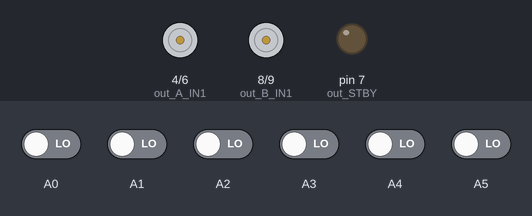
Bench run of a sketch on a simulated Arduino Uno, built with avr-gcc and run on an emulated ATmega328P. Parts: motor-driver pin pairs drawn as motors (green arrow = first pin HIGH = forward, orange = second pin HIGH = backward, longer = more drive, scaled by the enable pin, stopped while the standby pin is LOW), output pins drawn as LEDs (lit = HIGH). Inputs (shaded band) come from the test bench; at power-on: A0–5 LOW.

Above: at 0.1 s.
At 11.2 s:
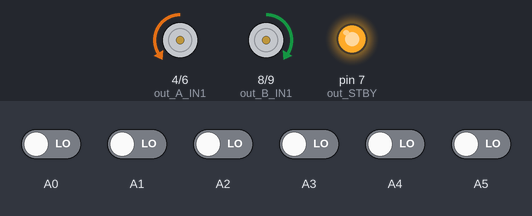
11.3 s: A2 driven HIGH and A3 driven HIGH
At 12.3 s:
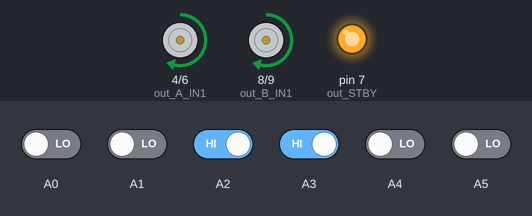
Timing chart, 0 to 14.3 s (numbered marks = the images above; inputs shaded):
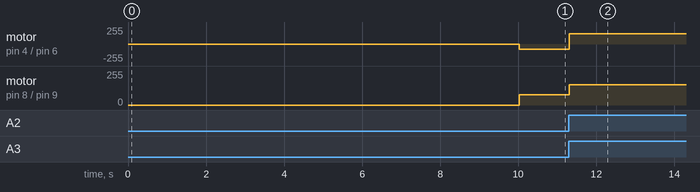

The sketch:

Biondani_Longato.ino
```cpp
#include <QTRSensors.h>

/*
* Autore:Matteo Piccoli,Nicola Quattrone,Biondani Luca.
 *I.T.I.S. "Galileo Ferraris" 3B
 * Firmware contest roboval 2014
 * Soluzione di un labirinto composto da una linea nera su fondo bianco.
 */

//--------------------------------------------------------------
//          parametri di configurazione hardcoded
//--------------------------------------------------------------
// i parametri seguenti descrivono l'interfacciamento del microcontrollore
// con sensori e motori. Se modificati potrebbero compromettere il
// funzionamento del robot.

// definizione dei pin di collegamento tra arduino e la scheda motori
#define out_STBY    7
#define out_B_PWM   10 //B motore destro
#define out_A_PWM   5  //A motore sinistro
#define out_A_IN2   6
#define out_A_IN1   4
#define out_B_IN1   8
#define out_B_IN2   9
#define left_motor  0
#define right_motor 1

// definizione dei pin a cui sono collegati i sensori di linea
#define leftFar          0
#define leftCenter       1
#define leftNear         2
#define rightNear        3
#define rightCenter      4
#define rightFar         5
#define NUM_SENSORS      6
#define TIMEOUT       2500
#define EMITTER_PIN   QTR_NO_EMITTER_PIN

//--------------------------------------------------------------
//          parametri di configurazione modificabili
//--------------------------------------------------------------
// i parametri seguenti possono essere modificati a piacimento
// per migliorare il comportamento del robot
//

#define full_speedDx          50 // velocita' massima (0-100)
#define correction_speedDx    40 // velocita' di correzione traiettoria rettilinea (0-100)
#define full_speed            50 // velocita' massima (0-100)
#define correction_speed      40 // velocita' di correzione traiettoria rettilinea (0-100)
#define turn_speed            13 // velocita' di curvatura (0-100)
#define debugPeriod          200 // ogni quanti millisecondi inviare i messaggi di debug
#define soglia               200 // soglia di riconoscimento bianco/nero (0-1000)
#define attesaPerManovra      20 // tempo di attesa tra il riconoscimento della curva e il comando ai motori


#define v2 -16
#define v3 -8
#define v4 0
#define v5 8
#define v6 16

// dichiarazione variabili globali
int leftCenterReading;
int leftNearReading;
int leftFarReading;
int rightCenterReading;
int rightNearReading;
int rightFarReading;
int lastDebugTime = 0;
int dv;

QTRSensorsRC qtrrc((unsigned char[]) {
  A0, A1, A2, A3, A4, A5}
,NUM_SENSORS, TIMEOUT, EMITTER_PIN);
unsigned int sensorValues[NUM_SENSORS];

void setup(){
  pinMode(out_STBY,OUTPUT);
  pinMode(out_A_PWM,OUTPUT);
  pinMode(out_A_IN1,OUTPUT);
  pinMode(out_A_IN2,OUTPUT);
  pinMode(out_B_PWM,OUTPUT);
  pinMode(out_B_IN1,OUTPUT);
  pinMode(out_B_IN2,OUTPUT);

  for (int i = 0; i < 400; i++){
    qtrrc.calibrate();            // a cosa serve?????????????????
  }
  motor_standby(false);
}
void loop(){
  readSensors();

  if(!leftFarReading && !rightFarReading && (leftNearReading || rightNearReading ) ){  // 0x1xx0 || 0xx1x0 //

          set_motor(left_motor, full_speed + dv);
          set_motor(right_motor, full_speed );
          }


  else
          if(leftFarReading && leftCenterReading && leftNearReading && rightFarReading && rightCenterReading && rightNearReading )// 1xxxx1
       turnRight();

        else if(  rightFarReading && rightCenterReading)

                turnRight();

        else if (!leftFarReading && !leftCenterReading && !leftNearReading
                 && !rightFarReading && !rightCenterReading && !rightNearReading)
                    turnAround();
        else if  (leftFarReading && leftCenterReading)
                  turnLeft;


}


void turnLeft(){
  delay(attesaPerManovra);
  while(!leftNearReading || !rightNearReading){
    set_motor(left_motor,-turn_speed);
    set_motor(right_motor,turn_speed);
    readSensors();
  }
}
void turnRight(){
  delay(attesaPerManovra);
  while(!leftNearReading || !rightNearReading){
    set_motor(left_motor,turn_speed);
    set_motor(right_motor,-turn_speed);
    readSensors();
  }
}
void turnAround(){
  delay(attesaPerManovra);
  while(!leftNearReading || !rightNearReading){
    set_motor(left_motor,-turn_speed);
    set_motor(right_motor,turn_speed);
    readSensors();
  }
}
void readSensors(){
  unsigned int position = qtrrc.readLine(sensorValues);
  leftFarReading     = sensorValues[leftFar]>soglia;
  leftCenterReading  = sensorValues[leftCenter]>soglia;
  leftNearReading    = sensorValues[leftNear]>soglia;
  rightNearReading   = sensorValues[rightNear]>soglia;
  rightCenterReading = sensorValues[rightCenter]>soglia;
  rightFarReading    = sensorValues[rightFar]>soglia;
}

/**
 * set di funzioni per la gestione dei motori
 *
 */

void set_motor(boolean motor, char speed) { // imposta la velocità tra -100 (indietro) e +100 (avanti)
  byte PWMvalue=0;
  PWMvalue = map(abs(speed),0,100,50,255);
  if (speed > 0)
    motor_speed(motor,0,PWMvalue);
  else if (speed < 0)
    motor_speed(motor,1,PWMvalue);
  else {
    motor_coast(motor);
  }
}
void motor_speed(boolean motor, boolean direction, byte speed) { // imposta la velocità tra 0 e 255
  if (motor == left_motor) {
    if (direction == 0) {
      digitalWrite(out_A_IN1,HIGH);
      digitalWrite(out_A_IN2,LOW);
    }
    else {
      digitalWrite(out_A_IN1,LOW);
      digitalWrite(out_A_IN2,HIGH);
    }
    analogWrite(out_A_PWM,speed);
  }
  else {
    if (direction == 0) {
      digitalWrite(out_B_IN1,HIGH);
      digitalWrite(out_B_IN2,LOW);
    }
    else {
      digitalWrite(out_B_IN1,LOW);
      digitalWrite(out_B_IN2,HIGH);
    }
    analogWrite(out_B_PWM,speed);
  }
}
void motor_standby(boolean state) { // abilita/disabilita i motori
  if (state == true)
    digitalWrite(out_STBY,LOW);
  else
    digitalWrite(out_STBY,HIGH);
}

void motor_coast(boolean motor) { // motore in folle
  if (motor == left_motor) {
    digitalWrite(out_A_IN1,LOW);
    digitalWrite(out_A_IN2,LOW);
    digitalWrite(out_A_PWM,HIGH);
  }
  else {
    digitalWrite(out_B_IN1,LOW);
    digitalWrite(out_B_IN2,LOW);
    digitalWrite(out_B_PWM,HIGH);
  }
}

void motor_brake(boolean motor) { // freno motore
  if (motor == left_motor) {
    digitalWrite(out_A_IN1,HIGH);
    digitalWrite(out_A_IN2,HIGH);
  }
  else {
    digitalWrite(out_B_IN1,HIGH);
    digitalWrite(out_B_IN2,HIGH);
  }
}


void Pos(){

  if (rightCenterReading && rightNearReading){
     dv = v5;
    }
  if (rightNearReading && leftNearReading){
     dv = v4;
    }
  if (leftCenterReading && leftNearReading){
     dv = v3;
    }

 }
```

Measured:
- after the input at 11.3 s, motor on pin 4 (out_A_IN1) / pin 6 (out_A_IN2): backward 76/255 → forward 152/255 at once; motor on pin 8 (out_B_IN1) / pin 9 (out_B_IN2): forward 76/255 → forward 152/255 at once
